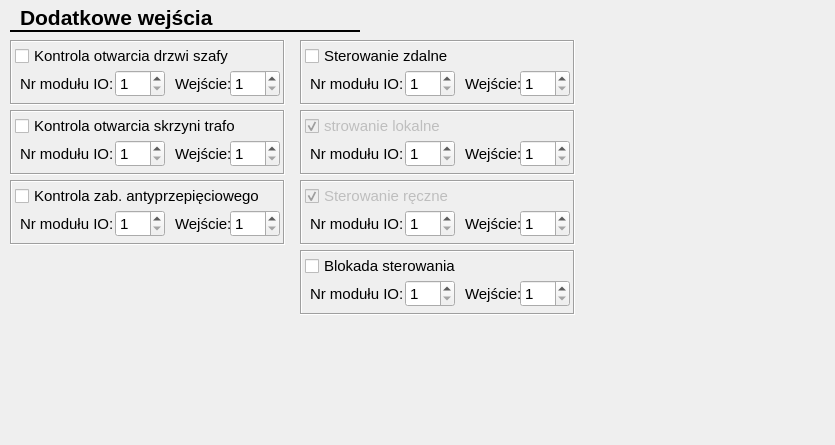
<?xml version="1.0" encoding="UTF-8"?>
<ui version="4.0">
 <class>CIOCfgForm</class>
 <widget class="QWidget" name="CIOCfgForm">
  <property name="geometry">
   <rect>
    <x>0</x>
    <y>0</y>
    <width>835</width>
    <height>445</height>
   </rect>
  </property>
  <property name="windowTitle">
   <string>Form</string>
  </property>
  <widget class="QLabel" name="label_13">
   <property name="geometry">
    <rect>
     <x>20</x>
     <y>5</y>
     <width>220</width>
     <height>25</height>
    </rect>
   </property>
   <property name="font">
    <font>
     <family>Arial</family>
     <pointsize>16</pointsize>
     <weight>75</weight>
     <bold>true</bold>
     <underline>false</underline>
    </font>
   </property>
   <property name="text">
    <string>Dodatkowe wejścia</string>
   </property>
   <property name="textFormat">
    <enum>Qt::AutoText</enum>
   </property>
  </widget>
  <widget class="Line" name="line">
   <property name="geometry">
    <rect>
     <x>10</x>
     <y>30</y>
     <width>350</width>
     <height>3</height>
    </rect>
   </property>
   <property name="frameShadow">
    <enum>QFrame::Plain</enum>
   </property>
   <property name="lineWidth">
    <number>2</number>
   </property>
   <property name="orientation">
    <enum>Qt::Horizontal</enum>
   </property>
  </widget>
  <widget class="QFrame" name="frame_5">
   <property name="geometry">
    <rect>
     <x>10</x>
     <y>40</y>
     <width>275</width>
     <height>65</height>
    </rect>
   </property>
   <property name="font">
    <font>
     <pointsize>11</pointsize>
    </font>
   </property>
   <property name="frameShape">
    <enum>QFrame::Box</enum>
   </property>
   <property name="frameShadow">
    <enum>QFrame::Sunken</enum>
   </property>
   <widget class="QLabel" name="label_62">
    <property name="geometry">
     <rect>
      <x>165</x>
      <y>35</y>
      <width>60</width>
      <height>17</height>
     </rect>
    </property>
    <property name="font">
     <font>
      <family>Arial</family>
      <pointsize>11</pointsize>
     </font>
    </property>
    <property name="text">
     <string>Wejście:</string>
    </property>
   </widget>
   <widget class="QSpinBox" name="dorIOMod">
    <property name="geometry">
     <rect>
      <x>105</x>
      <y>30</y>
      <width>50</width>
      <height>27</height>
     </rect>
    </property>
    <property name="font">
     <font>
      <family>Arial</family>
      <pointsize>11</pointsize>
     </font>
    </property>
    <property name="minimum">
     <number>1</number>
    </property>
    <property name="maximum">
     <number>24</number>
    </property>
    <property name="value">
     <number>1</number>
    </property>
   </widget>
   <widget class="QCheckBox" name="dorChk">
    <property name="geometry">
     <rect>
      <x>5</x>
      <y>5</y>
      <width>230</width>
      <height>22</height>
     </rect>
    </property>
    <property name="font">
     <font>
      <family>Arial</family>
      <pointsize>11</pointsize>
     </font>
    </property>
    <property name="text">
     <string>Kontrola otwarcia drzwi szafy</string>
    </property>
   </widget>
   <widget class="QSpinBox" name="dorBitNo">
    <property name="geometry">
     <rect>
      <x>220</x>
      <y>30</y>
      <width>50</width>
      <height>27</height>
     </rect>
    </property>
    <property name="font">
     <font>
      <family>Arial</family>
      <pointsize>11</pointsize>
     </font>
    </property>
    <property name="minimum">
     <number>1</number>
    </property>
    <property name="maximum">
     <number>20</number>
    </property>
   </widget>
   <widget class="QLabel" name="label_63">
    <property name="geometry">
     <rect>
      <x>10</x>
      <y>35</y>
      <width>100</width>
      <height>17</height>
     </rect>
    </property>
    <property name="font">
     <font>
      <family>Arial</family>
      <pointsize>11</pointsize>
     </font>
    </property>
    <property name="text">
     <string>Nr modułu IO:</string>
    </property>
   </widget>
  </widget>
  <widget class="QFrame" name="frame_6">
   <property name="geometry">
    <rect>
     <x>10</x>
     <y>110</y>
     <width>275</width>
     <height>65</height>
    </rect>
   </property>
   <property name="font">
    <font>
     <pointsize>11</pointsize>
    </font>
   </property>
   <property name="frameShape">
    <enum>QFrame::Box</enum>
   </property>
   <property name="frameShadow">
    <enum>QFrame::Sunken</enum>
   </property>
   <widget class="QLabel" name="label_64">
    <property name="geometry">
     <rect>
      <x>165</x>
      <y>35</y>
      <width>60</width>
      <height>17</height>
     </rect>
    </property>
    <property name="font">
     <font>
      <family>Arial</family>
      <pointsize>11</pointsize>
     </font>
    </property>
    <property name="text">
     <string>Wejście:</string>
    </property>
   </widget>
   <widget class="QSpinBox" name="breakInIOMod">
    <property name="geometry">
     <rect>
      <x>105</x>
      <y>30</y>
      <width>50</width>
      <height>27</height>
     </rect>
    </property>
    <property name="font">
     <font>
      <family>Arial</family>
      <pointsize>11</pointsize>
     </font>
    </property>
    <property name="minimum">
     <number>1</number>
    </property>
    <property name="maximum">
     <number>24</number>
    </property>
    <property name="value">
     <number>1</number>
    </property>
   </widget>
   <widget class="QCheckBox" name="breakInChk">
    <property name="geometry">
     <rect>
      <x>5</x>
      <y>5</y>
      <width>240</width>
      <height>22</height>
     </rect>
    </property>
    <property name="font">
     <font>
      <family>Arial</family>
      <pointsize>11</pointsize>
     </font>
    </property>
    <property name="text">
     <string>Kontrola otwarcia skrzyni trafo</string>
    </property>
   </widget>
   <widget class="QSpinBox" name="breakInBitNo">
    <property name="geometry">
     <rect>
      <x>220</x>
      <y>30</y>
      <width>50</width>
      <height>27</height>
     </rect>
    </property>
    <property name="font">
     <font>
      <family>Arial</family>
      <pointsize>11</pointsize>
     </font>
    </property>
    <property name="minimum">
     <number>1</number>
    </property>
    <property name="maximum">
     <number>20</number>
    </property>
   </widget>
   <widget class="QLabel" name="label_65">
    <property name="geometry">
     <rect>
      <x>10</x>
      <y>35</y>
      <width>100</width>
      <height>17</height>
     </rect>
    </property>
    <property name="font">
     <font>
      <family>Arial</family>
      <pointsize>11</pointsize>
     </font>
    </property>
    <property name="text">
     <string>Nr modułu IO:</string>
    </property>
   </widget>
  </widget>
  <widget class="QFrame" name="frame_9">
   <property name="geometry">
    <rect>
     <x>300</x>
     <y>180</y>
     <width>275</width>
     <height>65</height>
    </rect>
   </property>
   <property name="font">
    <font>
     <pointsize>11</pointsize>
    </font>
   </property>
   <property name="frameShape">
    <enum>QFrame::Box</enum>
   </property>
   <property name="frameShadow">
    <enum>QFrame::Sunken</enum>
   </property>
   <widget class="QLabel" name="label_70">
    <property name="geometry">
     <rect>
      <x>165</x>
      <y>35</y>
      <width>60</width>
      <height>17</height>
     </rect>
    </property>
    <property name="font">
     <font>
      <family>Arial</family>
      <pointsize>11</pointsize>
     </font>
    </property>
    <property name="text">
     <string>Wejście:</string>
    </property>
   </widget>
   <widget class="QSpinBox" name="handCtrlIOMod">
    <property name="geometry">
     <rect>
      <x>105</x>
      <y>30</y>
      <width>50</width>
      <height>27</height>
     </rect>
    </property>
    <property name="font">
     <font>
      <family>Arial</family>
      <pointsize>11</pointsize>
     </font>
    </property>
    <property name="minimum">
     <number>1</number>
    </property>
    <property name="maximum">
     <number>24</number>
    </property>
    <property name="value">
     <number>1</number>
    </property>
   </widget>
   <widget class="QCheckBox" name="handCtrlChk">
    <property name="enabled">
     <bool>false</bool>
    </property>
    <property name="geometry">
     <rect>
      <x>5</x>
      <y>5</y>
      <width>200</width>
      <height>22</height>
     </rect>
    </property>
    <property name="font">
     <font>
      <family>Arial</family>
      <pointsize>11</pointsize>
     </font>
    </property>
    <property name="text">
     <string>Sterowanie ręczne</string>
    </property>
    <property name="checked">
     <bool>true</bool>
    </property>
   </widget>
   <widget class="QSpinBox" name="handCtrlBitNo">
    <property name="geometry">
     <rect>
      <x>220</x>
      <y>30</y>
      <width>50</width>
      <height>27</height>
     </rect>
    </property>
    <property name="font">
     <font>
      <family>Arial</family>
      <pointsize>11</pointsize>
     </font>
    </property>
    <property name="minimum">
     <number>1</number>
    </property>
    <property name="maximum">
     <number>20</number>
    </property>
   </widget>
   <widget class="QLabel" name="label_71">
    <property name="geometry">
     <rect>
      <x>10</x>
      <y>35</y>
      <width>100</width>
      <height>17</height>
     </rect>
    </property>
    <property name="font">
     <font>
      <family>Arial</family>
      <pointsize>11</pointsize>
     </font>
    </property>
    <property name="text">
     <string>Nr modułu IO:</string>
    </property>
   </widget>
  </widget>
  <widget class="QFrame" name="frame_10">
   <property name="geometry">
    <rect>
     <x>300</x>
     <y>110</y>
     <width>275</width>
     <height>65</height>
    </rect>
   </property>
   <property name="font">
    <font>
     <pointsize>11</pointsize>
    </font>
   </property>
   <property name="frameShape">
    <enum>QFrame::Box</enum>
   </property>
   <property name="frameShadow">
    <enum>QFrame::Sunken</enum>
   </property>
   <widget class="QLabel" name="label_72">
    <property name="geometry">
     <rect>
      <x>165</x>
      <y>35</y>
      <width>60</width>
      <height>17</height>
     </rect>
    </property>
    <property name="font">
     <font>
      <family>Arial</family>
      <pointsize>11</pointsize>
     </font>
    </property>
    <property name="text">
     <string>Wejście:</string>
    </property>
   </widget>
   <widget class="QSpinBox" name="localCtrlIOMod">
    <property name="geometry">
     <rect>
      <x>105</x>
      <y>30</y>
      <width>50</width>
      <height>27</height>
     </rect>
    </property>
    <property name="font">
     <font>
      <family>Arial</family>
      <pointsize>11</pointsize>
     </font>
    </property>
    <property name="minimum">
     <number>1</number>
    </property>
    <property name="maximum">
     <number>24</number>
    </property>
    <property name="value">
     <number>1</number>
    </property>
   </widget>
   <widget class="QCheckBox" name="localCtrlChk">
    <property name="enabled">
     <bool>false</bool>
    </property>
    <property name="geometry">
     <rect>
      <x>5</x>
      <y>5</y>
      <width>200</width>
      <height>22</height>
     </rect>
    </property>
    <property name="font">
     <font>
      <family>Arial</family>
      <pointsize>11</pointsize>
     </font>
    </property>
    <property name="text">
     <string>strowanie lokalne</string>
    </property>
    <property name="checked">
     <bool>true</bool>
    </property>
   </widget>
   <widget class="QSpinBox" name="localCtrlBitNo">
    <property name="geometry">
     <rect>
      <x>220</x>
      <y>30</y>
      <width>50</width>
      <height>27</height>
     </rect>
    </property>
    <property name="font">
     <font>
      <family>Arial</family>
      <pointsize>11</pointsize>
     </font>
    </property>
    <property name="minimum">
     <number>1</number>
    </property>
    <property name="maximum">
     <number>20</number>
    </property>
   </widget>
   <widget class="QLabel" name="label_73">
    <property name="geometry">
     <rect>
      <x>10</x>
      <y>35</y>
      <width>100</width>
      <height>17</height>
     </rect>
    </property>
    <property name="font">
     <font>
      <family>Arial</family>
      <pointsize>11</pointsize>
     </font>
    </property>
    <property name="text">
     <string>Nr modułu IO:</string>
    </property>
   </widget>
  </widget>
  <widget class="QFrame" name="frame_8">
   <property name="geometry">
    <rect>
     <x>300</x>
     <y>40</y>
     <width>275</width>
     <height>65</height>
    </rect>
   </property>
   <property name="font">
    <font>
     <pointsize>11</pointsize>
    </font>
   </property>
   <property name="frameShape">
    <enum>QFrame::Box</enum>
   </property>
   <property name="frameShadow">
    <enum>QFrame::Sunken</enum>
   </property>
   <widget class="QLabel" name="label_68">
    <property name="geometry">
     <rect>
      <x>165</x>
      <y>35</y>
      <width>60</width>
      <height>17</height>
     </rect>
    </property>
    <property name="font">
     <font>
      <family>Arial</family>
      <pointsize>11</pointsize>
     </font>
    </property>
    <property name="text">
     <string>Wejście:</string>
    </property>
   </widget>
   <widget class="QSpinBox" name="remoteCtrlIOMod">
    <property name="geometry">
     <rect>
      <x>105</x>
      <y>30</y>
      <width>50</width>
      <height>27</height>
     </rect>
    </property>
    <property name="font">
     <font>
      <family>Arial</family>
      <pointsize>11</pointsize>
     </font>
    </property>
    <property name="minimum">
     <number>1</number>
    </property>
    <property name="maximum">
     <number>24</number>
    </property>
    <property name="value">
     <number>1</number>
    </property>
   </widget>
   <widget class="QCheckBox" name="remoteCtrlChk">
    <property name="geometry">
     <rect>
      <x>5</x>
      <y>5</y>
      <width>200</width>
      <height>22</height>
     </rect>
    </property>
    <property name="font">
     <font>
      <family>Arial</family>
      <pointsize>11</pointsize>
     </font>
    </property>
    <property name="text">
     <string>Sterowanie zdalne</string>
    </property>
   </widget>
   <widget class="QSpinBox" name="remoteCtrlBitNo">
    <property name="geometry">
     <rect>
      <x>220</x>
      <y>30</y>
      <width>50</width>
      <height>27</height>
     </rect>
    </property>
    <property name="font">
     <font>
      <family>Arial</family>
      <pointsize>11</pointsize>
     </font>
    </property>
    <property name="minimum">
     <number>1</number>
    </property>
    <property name="maximum">
     <number>20</number>
    </property>
   </widget>
   <widget class="QLabel" name="label_69">
    <property name="geometry">
     <rect>
      <x>10</x>
      <y>35</y>
      <width>100</width>
      <height>17</height>
     </rect>
    </property>
    <property name="font">
     <font>
      <family>Arial</family>
      <pointsize>11</pointsize>
     </font>
    </property>
    <property name="text">
     <string>Nr modułu IO:</string>
    </property>
   </widget>
  </widget>
  <widget class="QFrame" name="frame_7">
   <property name="geometry">
    <rect>
     <x>10</x>
     <y>180</y>
     <width>275</width>
     <height>65</height>
    </rect>
   </property>
   <property name="font">
    <font>
     <pointsize>11</pointsize>
    </font>
   </property>
   <property name="frameShape">
    <enum>QFrame::Box</enum>
   </property>
   <property name="frameShadow">
    <enum>QFrame::Sunken</enum>
   </property>
   <widget class="QLabel" name="label_66">
    <property name="geometry">
     <rect>
      <x>165</x>
      <y>35</y>
      <width>60</width>
      <height>17</height>
     </rect>
    </property>
    <property name="font">
     <font>
      <family>Arial</family>
      <pointsize>11</pointsize>
     </font>
    </property>
    <property name="text">
     <string>Wejście:</string>
    </property>
   </widget>
   <widget class="QSpinBox" name="surgeProtectIOMod">
    <property name="geometry">
     <rect>
      <x>105</x>
      <y>30</y>
      <width>50</width>
      <height>27</height>
     </rect>
    </property>
    <property name="font">
     <font>
      <family>Arial</family>
      <pointsize>11</pointsize>
     </font>
    </property>
    <property name="minimum">
     <number>1</number>
    </property>
    <property name="maximum">
     <number>24</number>
    </property>
    <property name="value">
     <number>1</number>
    </property>
   </widget>
   <widget class="QCheckBox" name="surgeProtectChk">
    <property name="geometry">
     <rect>
      <x>5</x>
      <y>5</y>
      <width>260</width>
      <height>22</height>
     </rect>
    </property>
    <property name="font">
     <font>
      <family>Arial</family>
      <pointsize>11</pointsize>
     </font>
    </property>
    <property name="text">
     <string>Kontrola zab. antyprzepięciowego</string>
    </property>
   </widget>
   <widget class="QSpinBox" name="surgeProtectBitNo">
    <property name="geometry">
     <rect>
      <x>220</x>
      <y>30</y>
      <width>50</width>
      <height>27</height>
     </rect>
    </property>
    <property name="font">
     <font>
      <family>Arial</family>
      <pointsize>11</pointsize>
     </font>
    </property>
    <property name="minimum">
     <number>1</number>
    </property>
    <property name="maximum">
     <number>20</number>
    </property>
   </widget>
   <widget class="QLabel" name="label_67">
    <property name="geometry">
     <rect>
      <x>10</x>
      <y>35</y>
      <width>100</width>
      <height>17</height>
     </rect>
    </property>
    <property name="font">
     <font>
      <family>Arial</family>
      <pointsize>11</pointsize>
     </font>
    </property>
    <property name="text">
     <string>Nr modułu IO:</string>
    </property>
   </widget>
  </widget>
  <widget class="QFrame" name="frame_11">
   <property name="geometry">
    <rect>
     <x>300</x>
     <y>250</y>
     <width>275</width>
     <height>65</height>
    </rect>
   </property>
   <property name="font">
    <font>
     <pointsize>11</pointsize>
    </font>
   </property>
   <property name="frameShape">
    <enum>QFrame::Box</enum>
   </property>
   <property name="frameShadow">
    <enum>QFrame::Sunken</enum>
   </property>
   <widget class="QLabel" name="label_74">
    <property name="geometry">
     <rect>
      <x>165</x>
      <y>35</y>
      <width>60</width>
      <height>17</height>
     </rect>
    </property>
    <property name="font">
     <font>
      <family>Arial</family>
      <pointsize>11</pointsize>
     </font>
    </property>
    <property name="text">
     <string>Wejście:</string>
    </property>
   </widget>
   <widget class="QSpinBox" name="lockCtrlIOMod">
    <property name="geometry">
     <rect>
      <x>105</x>
      <y>30</y>
      <width>50</width>
      <height>27</height>
     </rect>
    </property>
    <property name="font">
     <font>
      <family>Arial</family>
      <pointsize>11</pointsize>
     </font>
    </property>
    <property name="minimum">
     <number>1</number>
    </property>
    <property name="maximum">
     <number>24</number>
    </property>
    <property name="value">
     <number>1</number>
    </property>
   </widget>
   <widget class="QCheckBox" name="lockCtrlChk">
    <property name="enabled">
     <bool>true</bool>
    </property>
    <property name="geometry">
     <rect>
      <x>5</x>
      <y>5</y>
      <width>200</width>
      <height>22</height>
     </rect>
    </property>
    <property name="font">
     <font>
      <family>Arial</family>
      <pointsize>11</pointsize>
     </font>
    </property>
    <property name="text">
     <string>Blokada sterowania</string>
    </property>
    <property name="checked">
     <bool>false</bool>
    </property>
   </widget>
   <widget class="QSpinBox" name="lockCtrlBitNo">
    <property name="geometry">
     <rect>
      <x>220</x>
      <y>30</y>
      <width>50</width>
      <height>27</height>
     </rect>
    </property>
    <property name="font">
     <font>
      <family>Arial</family>
      <pointsize>11</pointsize>
     </font>
    </property>
    <property name="minimum">
     <number>1</number>
    </property>
    <property name="maximum">
     <number>20</number>
    </property>
   </widget>
   <widget class="QLabel" name="label_75">
    <property name="geometry">
     <rect>
      <x>10</x>
      <y>35</y>
      <width>100</width>
      <height>17</height>
     </rect>
    </property>
    <property name="font">
     <font>
      <family>Arial</family>
      <pointsize>11</pointsize>
     </font>
    </property>
    <property name="text">
     <string>Nr modułu IO:</string>
    </property>
   </widget>
  </widget>
 </widget>
 <resources/>
 <connections/>
</ui>
